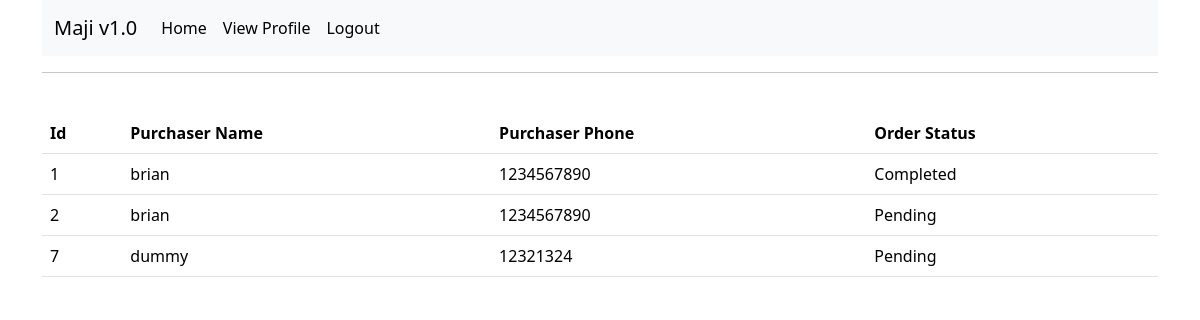
Page /order_history (signed in) on the earlier database version.
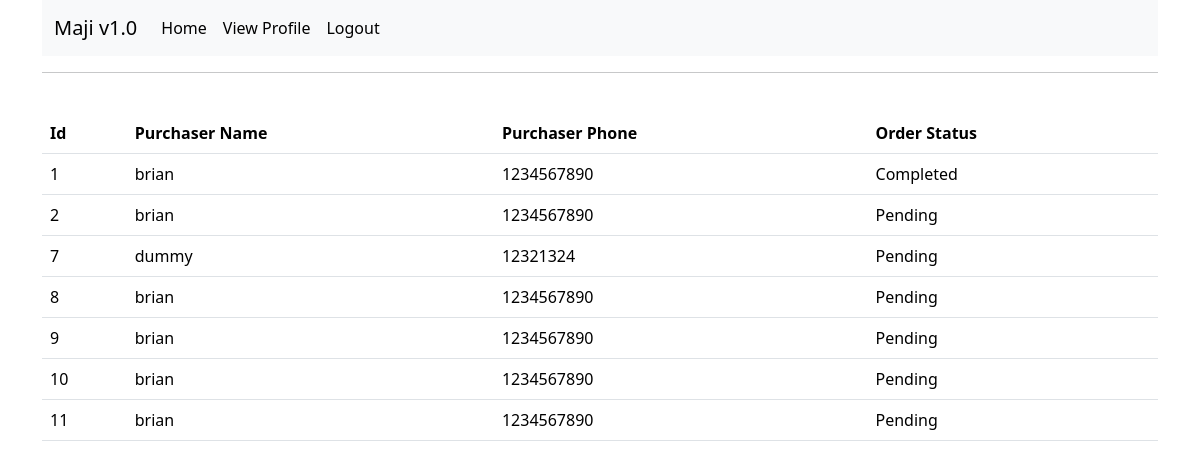
Same page on the later database version.
### app/models.py (models this page shows, shortened)
class Order(db.Model):
    id = db.Column(db.Integer, primary_key=True)
    checked = db.Column(db.Boolean, default=False)
    buyer_name = db.Column(db.String(50), db.ForeignKey("users.username"))
    seller_id = db.Column(db.Integer, db.ForeignKey("users.id"))

class Users(UserMixin, db.Model):
    id = db.Column(db.Integer, primary_key=True)
    username = db.Column(db.String(50), index=True)
    email = db.Column(db.String(120), index=True, unique=True)
    county = db.Column(db.String(30))
    phone_number = db.Column(db.String(13))
    password_hash = db.Column(db.String(128))
    type = db.Column(db.String(1))
    orderee = db.relationship("Order", foreign_keys='Order.buyer_name', backref='purchaser', lazy="dynamic")
    ordered_to = db.relationship("Order", foreign_keys='Order.seller_id', backref='seller', lazy="dynamic")

### app/routes.py (the view)
@app.route('/order_history')
@login_required
def order_history():
    orders = Order.query.filter_by(seller=current_user).all()
    return render_template('order_history.html', orders=orders)

### app/models.py (called while the page is built)
@login.user_loader
def Load_user(id):
    return Users.query.get(int(id))

### app/templates/order_history.html
{% extends 'base.html' %}
{% block content %}
	{% if orders|length > 0 %}
		<table class="table">
			<tr>
				<th scope="col">Id</th>
				<th scope="col">Purchaser Name</th>
				<th scope="col">Purchaser Phone</th>
				<th scope="col">Order Status</th>
			</tr>
			{% for order in orders %}
			<tr>
				<td scope="row">{{ order.id }}</td>
				<td>{{ order.purchaser.username }}</td>
				<td>{{ order.purchaser.phone_number }}</td>
				{% if order.checked %}
				<td>Completed</td>
				{% else %}
				<td>Pending</td>
				{% endif %}
			</tr>
			{% endfor %}
		</table>
	{% else %}
		<p><i>You have no orders yet</i></p>
	{% endif %}
{% endblock %}

### app/templates/base.html (shortened to what this page needs)
<!doctype html>
<html lang="en">
	<head>
		<link href="https://cdn.jsdelivr.net/npm/bootstrap@5.3.3/dist/css/bootstrap.min.css" rel="stylesheet">
	</head>
	<body>
		<div class="container">
		{% include 'nav.html' %}
		<hr>
		<br>
		{% block content %}
		{% endblock %}
		</div>
	</body>
</html>

### app/templates/nav.html (shortened to what this page needs)
<nav class="navbar navbar-expand-lg bg-body-tertiary">
	<div class="container-fluid">
		<a class="navbar-brand" href="#">Maji v1.0</a>
		<div class="collapse navbar-collapse" id="navbarSupportedContent">
			<ul class="navbar-nav me-auto mb-2 mb-lg-0">
				{% if current_user.is_anonymous %}
				<li class="nav-item"><a class="nav-link active" aria-current="page" href="{{ url_for("login") }}">Login</a></li>
				<li class="nav-item"><a class="nav-link active" aria-current="page" href="{{ url_for("register") }}">Register</a></li>
				{% else %}
				<li class="nav-item"><a class="nav-link active" aria-current="page" href="{{ url_for("home") }}">Home</a></li>
				<li class="nav-item"><a class="nav-link active" aria-current="page" href="{{ url_for("profile") }}">View Profile</a></li>
				<li class="nav-item"><a class="nav-link active" aria-current="page" href="{{ url_for("logout") }}">Logout</a></li>
				{% endif %}
			</ul>
		</div>
	</div>
</nav>

Differences in the rows shown:
added Order: id "8", purchaser.username "brian", purchaser.phone_number "1234567890", checked "Pending"
added Order: id "9", purchaser.username "brian", purchaser.phone_number "1234567890", checked "Pending"
added Order: id "10", purchaser.username "brian", purchaser.phone_number "1234567890", checked "Pending"
added Order: id "11", purchaser.username "brian", purchaser.phone_number "1234567890", checked "Pending"
